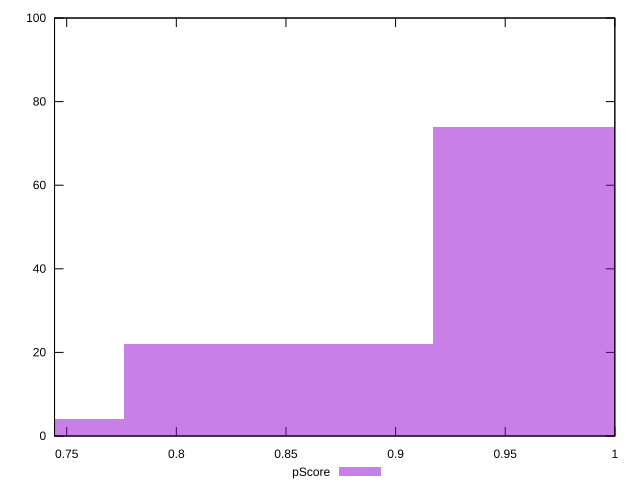

Reproduce this figure in gnuplot.
reset

$pScore <<EOF
0.8465552050785166 22
0.9876477392582693 74
0.7054626708987638 4
EOF

set key outside below
set boxwidth 0.14109253417975276
set xrange [0.7444444444444445:1]
set yrange [0:100]
set trange [0:100]
set style fill transparent solid 0.5 noborder
set terminal svg size 640, 490 enhanced background rgb 'white'
set output "reports/report_00028_2021-02-24T12-49-42.674Z/unminified-javascript/samples/card/pScore/histogram.svg"

plot $pScore title "pScore" with boxes

reset
